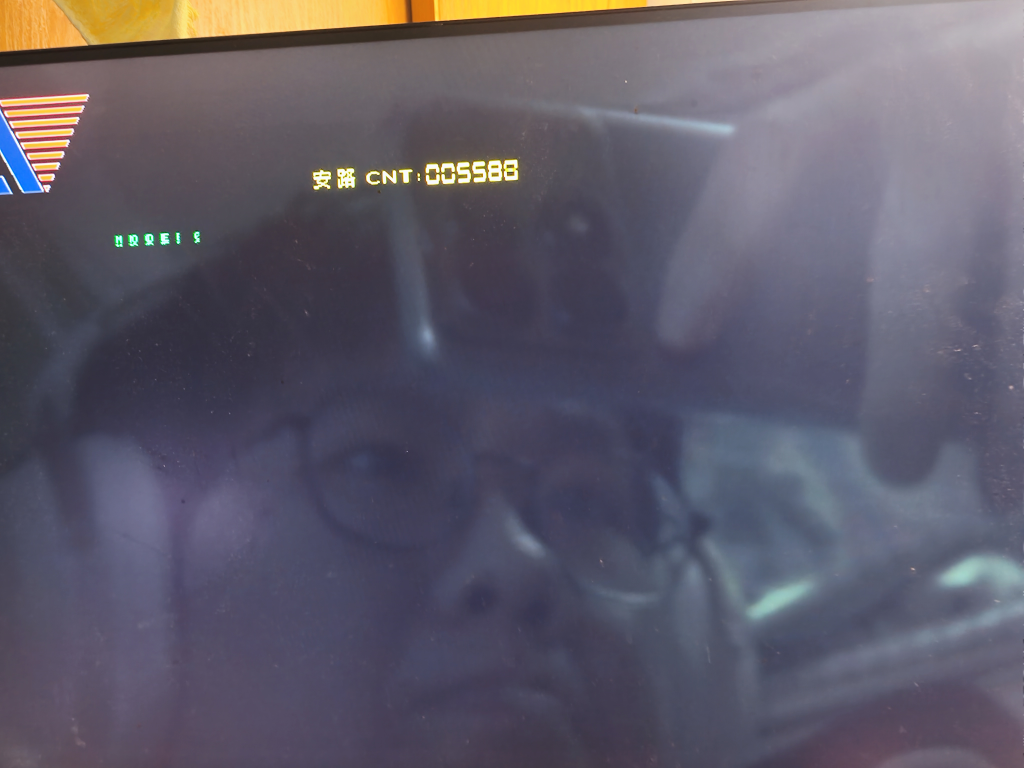
#> input picture captures/2026-10-08_首轮/mode0室内常光.jpg, 4096 x 3072 px (shown at 1/4 size)
$ python diag_struct.py '../../../../captures/2026-10-08_首轮/mode0室内常光.jpg'
#> lines starting #> are read from the running program, lines starting #| are printed output that depends on the picture; after the words box and inside, x2 and y2 are one past the last pixel; in counts of white or black regions, pixels touching at a corner belong together
#!/usr/bin/env python
# -*- coding: utf-8 -*-
"""[HDR-2026-10-10] 结构分析：判断新采图是"真实场景"还是"传感器测试图/纯梯度"。

用法: python diag_struct.py 图1 [图2 ...]
"""
import sys
import numpy as np
from PIL import Image

OSD_BOXES = [(0, 0, 250, 250), (555, 170, 870, 225), (258, 258, 398, 285)]


def load(path):
    a = np.asarray(Image.open(path).convert('RGB')).astype(np.int32)
    m = np.ones(a.shape[:2], bool)
    for (x0, y0, x1, y1) in OSD_BOXES:
        if x1 <= a.shape[1] and y1 <= a.shape[0]:
            m[y0:y1, x0:x1] = False
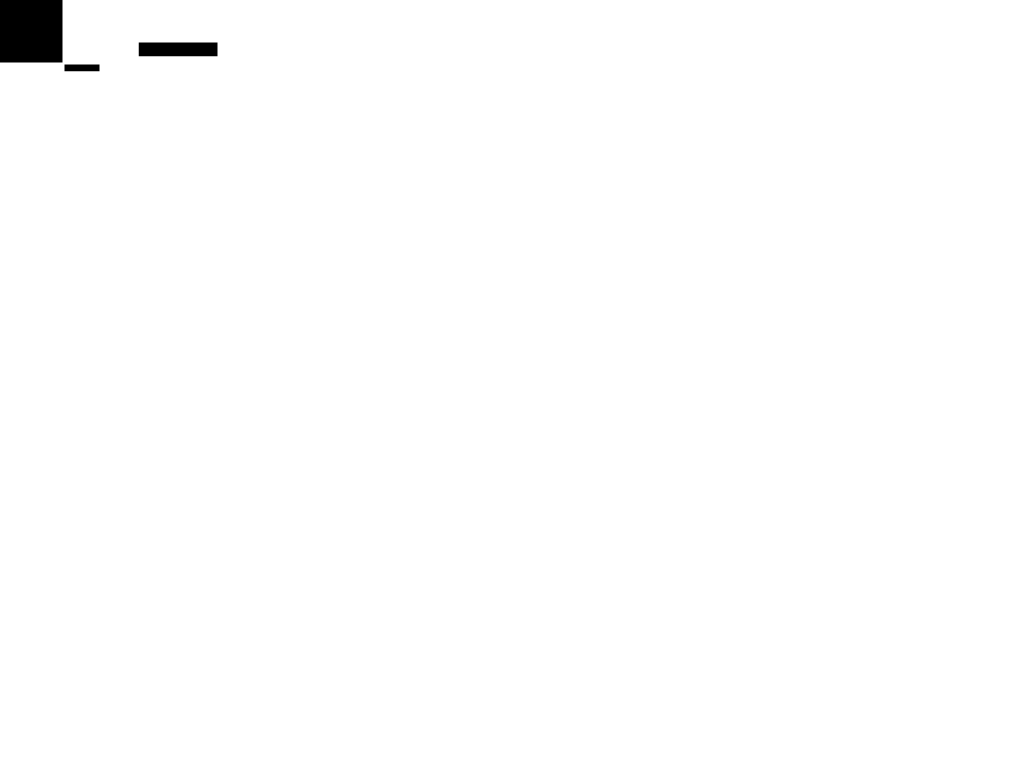
#> m: shape (3072, 4096) bool (shown at 1/4 size); 99.3% white; 3 black regions, box (x1, y1, x2, y2) and area: (0, 0, 250, 250) 62500, (555, 170, 870, 225) 17325, (258, 258, 398, 285) 3780
    luma = (77 * a[:, :, 0] + 150 * a[:, :, 1] + 29 * a[:, :, 2]) >> 8
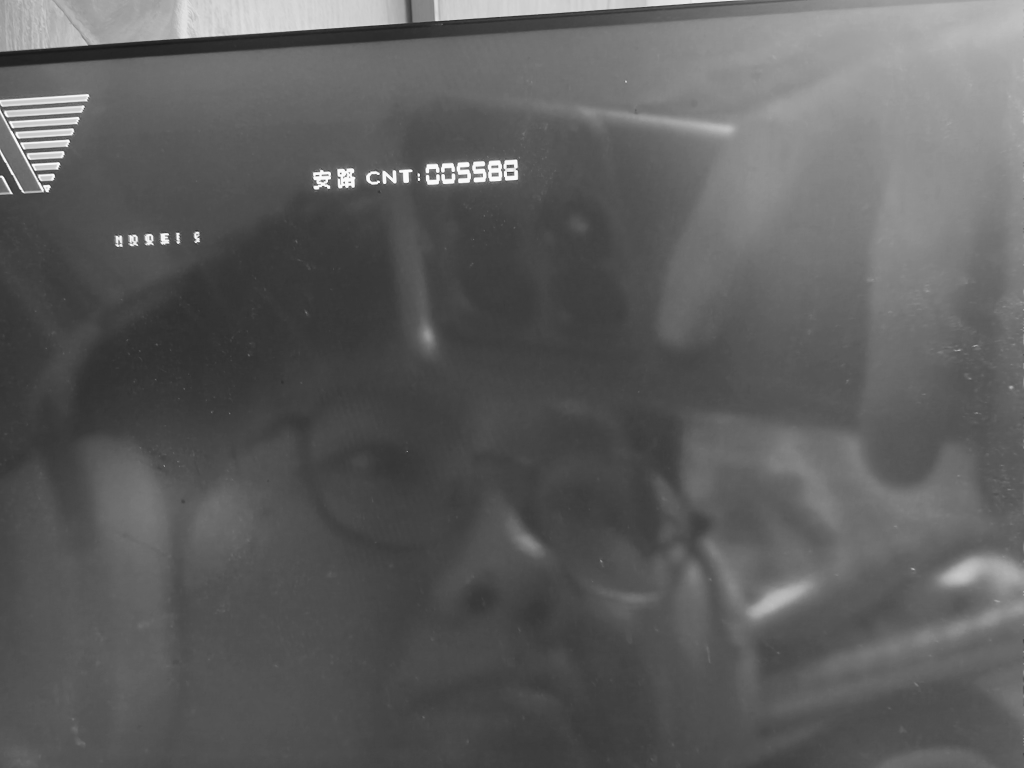
#> luma: shape (3072, 4096) int32 (shown at 1/4 size); min 7, max 255, mean 93.2
    return a, m, luma


def report(path):
    a, m, luma = load(path)
    lm = luma.astype(np.float64)
    lm[~m] = np.nan
    v = luma[m]
    print('=' * 100)
    print('%s   (%dx%d)' % (path, a.shape[1], a.shape[0]))
#| ../../../../captures/2026-10-08_首轮/mode0室内常光.jpg   (4096x3072)
    print('  luma: mean=%.2f  p10=%.0f p50=%.0f p90=%.0f p99=%.0f max=%d  唯一值=%d' %
          (v.mean(), *[np.percentile(v, q) for q in (10, 50, 90, 99)], v.max(),
           len(np.unique(v))))
#|   luma: mean=93.01  p10=63 p50=84 p90=140 p99=210 max=255  唯一值=241

    # 行内/列内是否恒定（测试图/合成渐变的特征）
    row_const = np.mean([len(np.unique(lm[y][~np.isnan(lm[y])])) <= 2 for y in range(0, 1080, 8)])
#> row_const = 0
    col_const = np.mean([len(np.unique(lm[:, x][~np.isnan(lm[:, x])])) <= 2 for x in range(0, 1920, 8)])
#> col_const = 0
    print('  行内近似恒定比例=%.2f   列内近似恒定比例=%.2f  (测试图/合成梯度会接近 1.0)' %
          (row_const, col_const))
#|   行内近似恒定比例=0.00   列内近似恒定比例=0.00  (测试图/合成梯度会接近 1.0)

    # 纹理：拉普拉斯绝对值均值
    c = luma[200:1000, 300:1800].astype(np.float64)
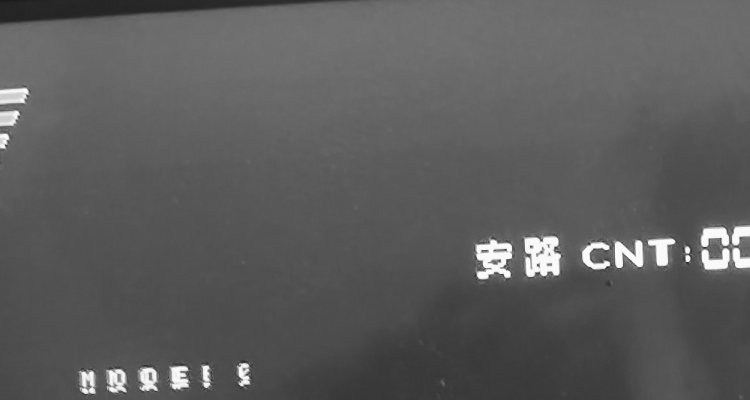
#> c: shape (800, 1500) float64 (shown at 1/2 size); min 7, max 254, mean 91.9
    lap = np.abs(4 * c[1:-1, 1:-1] - c[:-2, 1:-1] - c[2:, 1:-1] - c[1:-1, :-2] - c[1:-1, 2:])
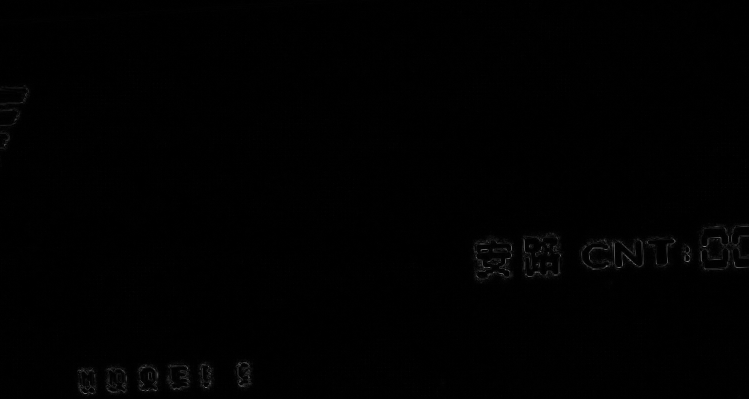
#> lap: shape (798, 1498) float64 (shown at 1/2 size); min 0, max 419, mean 2.3; drawn with min black and max white
    print('  拉普拉斯|·|均值=%.3f   相邻像素差|·|均值=%.3f' %
          (lap.mean(), np.abs(np.diff(c, axis=1)).mean()))
#|   拉普拉斯|·|均值=2.267   相邻像素差|·|均值=0.853

    # 列剖面（每 128 列取列均值）与行剖面
    colp = np.nanmean(lm[:, :], axis=0)
#> colp = 4096 values, max 130.4 at index 4095, min 74.54 at index 1642, mean 92.96
    rowp = np.nanmean(lm[:, :], axis=1)
#> rowp = 3072 values, max 182.6 at index 0, min 71.19 at index 1481, mean 93.31
    print('  列均值剖面(每128列): ' + ' '.join('%.0f' % colp[i] for i in range(0, 1920, 128)))
#|   列均值剖面(每128列): 75 86 91 86 89 89 84 85 83 82 83 82 78 76 80
    print('  行均值剖面(每108行): ' + ' '.join('%.0f' % rowp[i] for i in range(0, 1080, 108)))
#|   行均值剖面(每108行): 183 143 124 124 123 116 112 102 92 92

    # 12x12 分块均值网格
    gh, gw = 1080 // 12, 1920 // 12
    grid = np.nanmean(lm[:gh * 12, :gw * 12].reshape(12, gh, 12, gw), axis=(1, 3))
    print('  12x12 分块均值网格:')
    for r in grid:
        print('    ' + ' '.join('%4.0f' % x for x in r))
#> this loop made 12 passes
#|      nan  167  161  163  194  209  213  211  207  193  135  184
#|      nan  185  163  159  167  150  128  107   87   71   65   75
#|       55   66   57   78  108   97   97  105  108  106  107  108
#|       97  107  107  106  109  111  110  109  108  107  106  106
#|      149  168  115  100  102  104  103  102  101  100   97   97
#|      164  169   95   93   94   96   95   94   94   92   83   84
#|      148  146   88   87   87   89   89   89   90   89   78   81
#|      127  123   84   84   84   85   85   95  136  118  127  168
#> (further printed lines are left out)


if __name__ == '__main__':
    for p in sys.argv[1:]:
        report(p)
